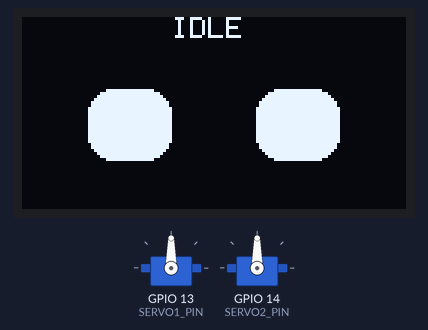
This sketch was run on a simulated ESP32. On the bench: 128×64 one-colour display, 2 × servo. What the sketch prints to the serial monitor is not drawn.

Above: at 1.1 s.
At 2.75 s:
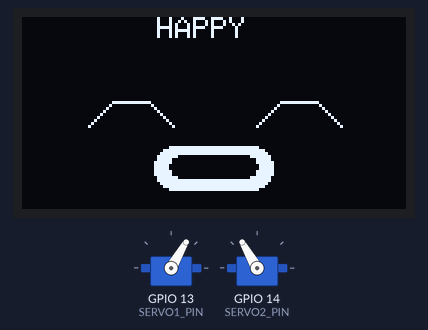
At 4.0 s:
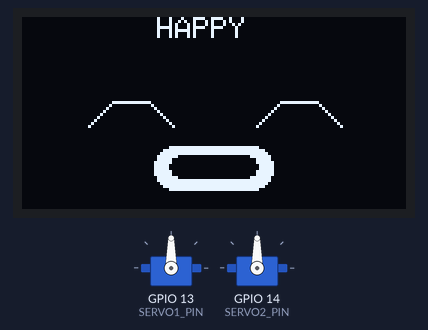
At 6.3 s:
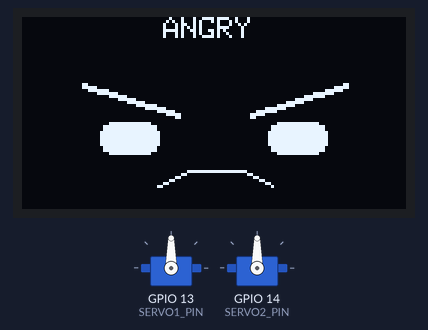
Timing chart, 0 to 40.0 s (numbered marks = the images above):
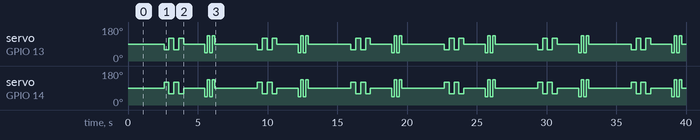

The sketch:

oled_2servo_integration_test.ino
```cpp
#include <Wire.h>
#include <Adafruit_GFX.h>
#include <Adafruit_SSD1306.h>
#include <ESP32Servo.h>

#define SCREEN_WIDTH 128
#define SCREEN_HEIGHT 64

#define OLED_SDA 21
#define OLED_SCL 22

#define SERVO1_PIN 13
#define SERVO2_PIN 14

Adafruit_SSD1306 display(SCREEN_WIDTH, SCREEN_HEIGHT, &Wire, -1);

Servo servo1;
Servo servo2;

void drawIdleFace() {
  display.clearDisplay();
  display.setTextColor(SSD1306_WHITE);

  display.setTextSize(1);
  display.setCursor(50, 0);
  display.println("IDLE");

  display.fillRoundRect(22, 24, 28, 24, 8, SSD1306_WHITE);
  display.fillRoundRect(78, 24, 28, 24, 8, SSD1306_WHITE);

  display.display();
}

void drawHappyFace() {
  display.clearDisplay();
  display.setTextColor(SSD1306_WHITE);

  display.setTextSize(1);
  display.setCursor(45, 0);
  display.println("HAPPY");

  display.drawLine(22, 36, 30, 28, SSD1306_WHITE);
  display.drawLine(30, 28, 42, 28, SSD1306_WHITE);
  display.drawLine(42, 28, 50, 36, SSD1306_WHITE);

  display.drawLine(78, 36, 86, 28, SSD1306_WHITE);
  display.drawLine(86, 28, 98, 28, SSD1306_WHITE);
  display.drawLine(98, 28, 106, 36, SSD1306_WHITE);

  display.fillRoundRect(44, 43, 40, 15, 7, SSD1306_WHITE);
  display.fillRoundRect(49, 46, 30, 8, 4, SSD1306_BLACK);

  display.display();
}

void drawAngryFace() {
  display.clearDisplay();
  display.setTextColor(SSD1306_WHITE);

  display.setTextSize(1);
  display.setCursor(47, 0);
  display.println("ANGRY");

  display.drawLine(20, 22, 52, 32, SSD1306_WHITE);
  display.drawLine(20, 23, 52, 33, SSD1306_WHITE);
  display.drawLine(76, 32, 108, 22, SSD1306_WHITE);
  display.drawLine(76, 33, 108, 23, SSD1306_WHITE);

  display.fillRoundRect(26, 35, 20, 11, 4, SSD1306_WHITE);
  display.fillRoundRect(82, 35, 20, 11, 4, SSD1306_WHITE);

  display.drawLine(45, 56, 55, 51, SSD1306_WHITE);
  display.drawLine(55, 51, 73, 51, SSD1306_WHITE);
  display.drawLine(73, 51, 83, 56, SSD1306_WHITE);

  display.display();
}

void bothCenter() {
  servo1.write(90);
  servo2.write(90);
  delay(500);
}

void bothWaveHappy() {
  servo1.write(60);
  servo2.write(120);
  delay(350);

  servo1.write(120);
  servo2.write(60);
  delay(350);

  servo1.write(60);
  servo2.write(120);
  delay(350);

  servo1.write(120);
  servo2.write(60);
  delay(350);

  bothCenter();
}

void bothAngryMove() {
  servo1.write(45);
  servo2.write(45);
  delay(180);

  servo1.write(135);
  servo2.write(135);
  delay(180);

  servo1.write(45);
  servo2.write(45);
  delay(180);

  servo1.write(135);
  servo2.write(135);
  delay(180);

  bothCenter();
}

void setup() {
  Serial.begin(115200);
  delay(1000);

  Wire.begin(OLED_SDA, OLED_SCL);

  if (!display.begin(SSD1306_SWITCHCAPVCC, 0x3C)) {
    Serial.println("OLED not found");
    while (true) {
      delay(1000);
    }
  }

  servo1.setPeriodHertz(50);
  servo2.setPeriodHertz(50);

  servo1.attach(SERVO1_PIN, 500, 2400);
  servo2.attach(SERVO2_PIN, 500, 2400);

  Serial.println("OLED + 2 Servo integration test start");
}

void loop() {
  Serial.println("Mode: IDLE");
  drawIdleFace();
  bothCenter();
  delay(1000);

  Serial.println("Mode: HAPPY BOTH WAVE");
  drawHappyFace();
  bothWaveHappy();
  delay(1000);

  Serial.println("Mode: ANGRY BOTH MOVE");
  drawAngryFace();
  bothAngryMove();
  delay(1000);
}
```

Measured:
- by itself, servo on GPIO 13 (SERVO1_PIN): repeats every 6.7 s: 120° 0.35 s, 60° 0.35 s, 120° 0.35 s, 90° 1.5 s, 2 × (45° 0.18 s, 135° 0.18 s), 90° 3.1 s, 60° 0.35 s
- by itself, servo on GPIO 14 (SERVO2_PIN): repeats every 6.7 s: 60° 0.35 s, 120° 0.35 s, 60° 0.35 s, 90° 1.5 s, 2 × (45° 0.18 s, 135° 0.18 s), 90° 3.1 s, 120° 0.35 s
- what the display in image 0 shows lasts 1.5 s, from 1.1 s to 2.6 s
- what the display in image 1 shows lasts 2.9 s, from 2.6 s to 5.5 s
